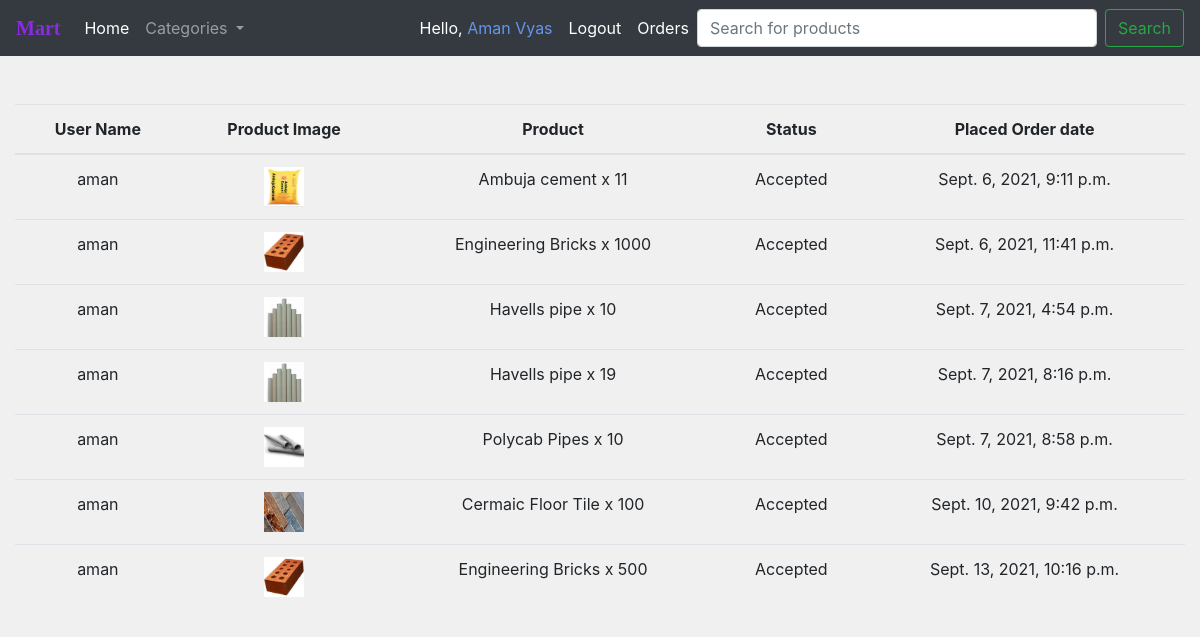
The app's page /orders/ (signed in) with its own data.
### martapp/models.py (models this page shows, shortened)
class Userproduct(models.Model):
    user = models.ForeignKey(User,on_delete=models.CASCADE)
    name = models.CharField(max_length=200,default="")
    product = models.ForeignKey(Product,on_delete=models.CASCADE)
    payment = models.ForeignKey(Payment,on_delete=models.CASCADE)
    quantity = models.PositiveIntegerField(default=0)
    orderid = models.CharField(max_length=200,default="")
    paymentid = models.CharField(max_length=200,default="")
    totalprice = models.FloatField(default=0)
    delstatus = [
        ('Accepted','Accepted'),
        ('Packed','Packed'),
        ('Shipped','Shipped'),
        ('on the way','on the way'),
        ('delievered','delievered')
    ]
    status = models.CharField(choices=delstatus,max_length=300,default="Accepted")
    date = models.DateTimeField(auto_now_add=True)

class Product(models.Model):
    name = models.CharField(max_length=200,default="")
    description = models.TextField(max_length=255)
    image1 = models.ImageField(upload_to="uploads/products")
    image2 = models.ImageField(upload_to="uploads/products",null=True,blank=True)
    image3 = models.ImageField(upload_to="uploads/products",null=True,blank=True)
    image4 = models.ImageField(upload_to="uploads/products",null=True,blank=True)
    image5 = models.ImageField(upload_to="uploads/products",null=True,blank=True)
    image6 = models.ImageField(upload_to="uploads/products",null=True,blank=True)
    image7 = models.ImageField(upload_to="uploads/products",null=True,blank=True)
    price = models.PositiveIntegerField(default=0)
    pricefor = models.CharField(max_length=300,default="")
    minimumquantity = models.PositiveIntegerField(default=10)
    firmname = models.CharField(max_length=200,default="")
    gstin = models.CharField(max_length=100,default="")
    discount = models.PositiveIntegerField(default=0)
    category = models.ForeignKey(Category,on_delete=models.CASCADE)
    childcategory = models.ForeignKey(ChildCategory,on_delete=models.CASCADE,null=True,blank=True)
    is_available = models.BooleanField(default=False)
    onboard_status = [
        ('under review','under review'),
        (' Congratulations,onboarded','onboarded')
    ]
    status = models.CharField(choices=onboard_status,max_length=100,default="under review")

class Payment(models.Model):
    user = models.ForeignKey(User,on_delete=models.CASCADE)
    product = models.ForeignKey(Product,on_delete=models.DO_NOTHING)
    statuses = [
        ('success','success'),
        ('fail','fail')
    ]
    status = models.CharField(choices=statuses,max_length=200)
    orderid = models.CharField(max_length=300,default="")
    paymentid = models.CharField(max_length=300,default="")
    quantity = models.PositiveIntegerField(default=0)

### martapp/views.py (the view)
# urls.py: path('orders/',views.orders,name="orders"),
def orders(request):
    if request.user.is_authenticated:
        user = request.user
    else:
        user = None
    userproduct = Userproduct.objects.filter(user=user)
    context = {
        'userproducts' : userproduct
    }
    return render(request,"order.html",context=context)

### templates/order.html (shortened to what this page needs)
{% extends 'base.html' %}
{% block content %}
    <div class="container-fluid">
        <div class="table-responsive">
            <table class="table mt-5 ">
                <thead>
                    <tr class="text-center">
                        <th>User Name</th>
                        <th>Product Image</th>
                        <th>Product</th>
                        <th>Status</th>
                        <th>Placed Order date</th>
                    </tr>
                </thead>
                <tbody>
                            {% for userproduct in userproducts %}
                                <tr class="text-center">
                                    <td>{{userproduct.user.first_name}}</td>
                                    <td><img style="width:40px; height:40px;" src="{{userproduct.product.image1.url}}"></td>
                                    <td>{{userproduct.product.name}} x {{userproduct.payment.quantity}}</td>
                                    <td>{{userproduct.status}}</td>
                                    <td>{{userproduct.date}}</td>
                                </tr>
                            {% endfor %}
                </tbody>
            </table>
        </div>
    </div>
{% endblock %}

### templates/base.html (shortened to what this page needs)
{% load custom_filters %}
<!doctype html>
<html lang="en">
  <head>
    <link rel="stylesheet" href="https://maxcdn.bootstrapcdn.com/bootstrap/4.0.0/css/bootstrap.min.css">
    <link rel="stylesheet" href="https://maxcdn.bootstrapcdn.com/bootstrap/4.0.0/css/bootstrap.min.css">
    <link rel="stylesheet" href="https://maxcdn.bootstrapcdn.com/bootstrap/4.0.0/css/bootstrap.min.css">
  </head>
  <body>
    <nav class="navbar sticky-top navbar-expand-lg navbar-dark bg-dark">
        <a style="color: blueviolet; font-weight:bold; font-family:cursive;" class="navbar-brand" href="#">Mart</a>
        <div class="collapse navbar-collapse" id="navbarSupportedContent">
          <ul class="navbar-nav mr-auto">
            <li class="nav-item active">
              <a class="nav-link" href="/">Home <span class="sr-only">(current)</span></a>
            </li>
            <li class="nav-item dropdown">
              <a class="nav-link dropdown-toggle" href="#" id="navbarDropdown" role="button" data-toggle="dropdown" aria-haspopup="true" aria-expanded="false">
                Categories
              </a>
            </li>
          </ul>
          <ul class="navbar-nav me-auto">
            {% if user.is_authenticated %}
                  <li class="nav-item active">
                    <a class="nav-link" href="#">Hello, <span style="color: cornflowerblue; text-transform:capitalize;">{{request.user.first_name}} {{request.user.last_name}}</span> <span class="sr-only">(current)</span></a>
                  </li>
                  <li class="nav-item active">
                    <a class="nav-link" href="/logout">Logout<span class="sr-only">(current)</span></a>
                  </li>
                  <li class="nav-item active">
                    <a class="nav-link" href="/orders">Orders<span class="sr-only">(current)</span></a>
                  </li>
            {% endif %}
          </ul>
          <form method="GET" action="/search" class="form-inline my-2 my-lg-0">
            <input style="width: 400px;" required class="form-control mr-sm-2" type="search" placeholder="Search for products" name="search" aria-label="Search">
            <button class="btn btn-outline-success my-2 my-sm-0" type="submit">Search</button>
          </form>
        </div>
      </nav>
      {% block content %}
      {% endblock %}
    </body>
</html>

### templates/base.html (style rules this page uses)
body { background-color: #f0f0f0; }

### records on screen
Userproduct: user.first_name "aman", product.image1 (picture), product.name "Ambuja cement", payment.quantity "11", status "Accepted", date "Sept. 6, 2021, 9:11 p.m."
Userproduct: user.first_name "aman", product.image1 (picture), product.name "Engineering Bricks", payment.quantity "1000", status "Accepted", date "Sept. 6, 2021, 11:41 p.m."
Userproduct: user.first_name "aman", product.image1 (picture), product.name "Havells pipe", payment.quantity "10", status "Accepted", date "Sept. 7, 2021, 4:54 p.m."
Userproduct: user.first_name "aman", product.image1 (picture), product.name "Havells pipe", payment.quantity "19", status "Accepted", date "Sept. 7, 2021, 8:16 p.m."
Userproduct: user.first_name "aman", product.image1 (picture), product.name "Polycab Pipes", payment.quantity "10", status "Accepted", date "Sept. 7, 2021, 8:58 p.m."
Userproduct: user.first_name "aman", product.image1 (picture), product.name "Cermaic Floor Tile", payment.quantity "100", status "Accepted", date "Sept. 10, 2021, 9:42 p.m."
Userproduct: user.first_name "aman", product.image1 (picture), product.name "Engineering Bricks", payment.quantity "500", status "Accepted", date "Sept. 13, 2021, 10:16 p.m."

### other values on screen
{{ request.user.first_name }} "Aman"
{{ request.user.last_name }} "Vyas"
